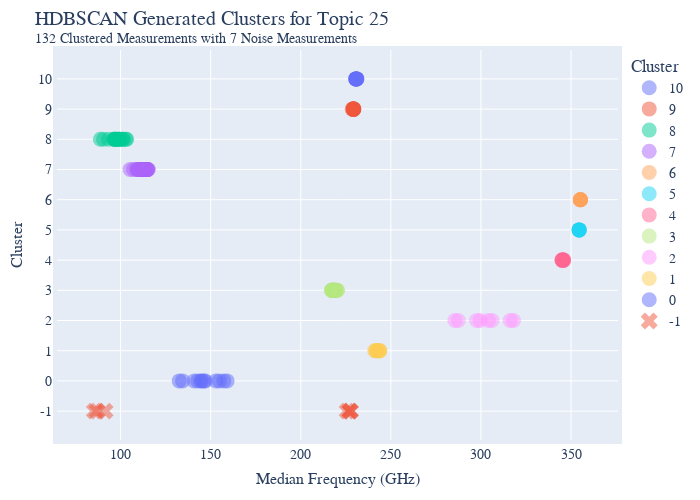

The notebook cell this image was saved under:
### Markdown cell above
Ad-hoc version of above code

### Code cell
inspect_topic = 25
inspect_topic_frame = pd.DataFrame.from_dict(dict(train_topic_freqs.loc[inspect_topic]))

hdb = HDBSCAN(min_cluster_size=5)\
    .fit(list(zip(inspect_topic_frame.med_freq)))

# Add labels to inspect_topic_frame
inspect_topic_frame['cluster_label'] = hdb.labels_
inspect_topic_frame = inspect_topic_frame.sort_values('cluster_label', ascending=False)
inspect_topic_frame.cluster_label = inspect_topic_frame.cluster_label.astype('str')

# Add noise binary column for plot symbol
inspect_topic_frame['noise'] = np.where(inspect_topic_frame.cluster_label == '-1', 1, 0)

# Cheat Some indexes to group clusters together alond index for y-axis
# This gives us a "meaningless" 2nd-dimension to an otherwise 1-D plot, but helps with visualization
# inspect_topic_frame = inspect_topic_frame.reset_index().drop('index', axis=1)
# inspect_topic_frame = inspect_topic_frame.reset_index()

# Noise and Signal
itf_noise = inspect_topic_frame.noise.sum()
itf_signal = inspect_topic_frame.shape[0] - itf_noise

# Set symbols for plot
# We set all points to be 'circle' using the px number 0, and then change noise to 'x'
symbols = list(np.zeros(np.unique(inspect_topic_frame.cluster_label).shape[0], 'int'))
symbols[-1] = 'x'

# Create plot
fig = px.scatter(inspect_topic_frame,
                 x='med_freq',
                 y='cluster_label',
                 color='cluster_label',
                 symbol='cluster_label',
                 symbol_sequence=symbols,
                 title=f"HDBSCAN Generated Clusters for Topic {inspect_topic} <br><sup>{itf_signal} Clustered Measurements with {itf_noise} Noise Measurements</sup>",
                 labels={
                     'med_freq':'Median Frequency (GHz)',
                     'index':'Index',
                     'cluster_label':'Cluster'
                 })
fig.update_traces(marker={'size': 15, 'opacity':0.5})

fig.update_layout(
    autosize=False,
    width=700,
    height=500,
    margin=dict(
        l=50,
        r=50,
        b=50,
        t=50,
        pad=4
    ),
    title_font=dict(size=20, family='Times New Roman'),  # Increase title font size
    xaxis=dict(title_font=dict(size=16,family='Times New Roman'), tickfont=dict(size=14,family='Times New Roman')),  # Increase x-axis title font size
    yaxis=dict(title_font=dict(size=16,family='Times New Roman'), tickfont=dict(size=14,family='Times New Roman')),
    legend=dict(
        font=dict(size=14,family='Times New Roman'),  # Increase legend font size
    ))

# Idea to use boxplots and points
# Create plot
# fig = px.box(inspect_topic_frame,
#                  x='med_freq',
#                  y='cluster_label',
#                  points='all',
#                  color='cluster_label',
#                  title=f"HDBSCAN Generated Clusters for Topic {inspect_topic} <br><sup>{itf_signal} Clustered Measurements with {itf_noise} Noise Measurements</sup>",
#                  labels={
#                      'med_freq':'Median Frequency (GHz)',
#                      'index':'Index',
#                      'cluster_label':'Cluster Label'
#                  })
# fig.update_traces(marker={'size': 5, 'opacity':0.5})

fig.show()

### Figure 1 — Plotly figure (JSON) as saved in the notebook; plotly's stock layout.template omitted (floating-point values rounded to 4 significant figures)
{"data": [{"hovertemplate": "Cluster=%{y}<br>Median Frequency (GHz)=%{x}<extra></extra>", "legendgroup": "10", "marker": {"color": "#636efa", "opacity": 0.5, "size": 15, "symbol": 0}, "mode": "markers", "name": "10", "orientation": "h", "showlegend": true, "type": "scatter", "x": [231.2, 230.7, 230.9, 230.8, 230.9, 230.5, 230.5, 231.1, 230.5], "xaxis": "x", "y": ["10", "10", "10", "10", "10", "10", "10", "10", "10"], "yaxis": "y"}, {"hovertemplate": "Cluster=%{y}<br>Median Frequency (GHz)=%{x}<extra></extra>", "legendgroup": "9", "marker": {"color": "#EF553B", "opacity": 0.5, "size": 15, "symbol": 0}, "mode": "markers", "name": "9", "orientation": "h", "showlegend": true, "type": "scatter", "x": [229.2, 229.1, 229.3, 229.2, 228.5, 229.3, 229.3, 229.5, 229.5, 229.1], "xaxis": "x", "y": ["9", "9", "9", "9", "9", "9", "9", "9", "9", "9"], "yaxis": "y"}, {"hovertemplate": "Cluster=%{y}<br>Median Frequency (GHz)=%{x}<extra></extra>", "legendgroup": "8", "marker": {"color": "#00cc96", "opacity": 0.5, "size": 15, "symbol": 0}, "mode": "markers", "name": "8", "orientation": "h", "showlegend": true, "type": "scatter", "x": [103.4, 100.9, 97.82, 96.58, 102.9, 101.1, 96.17, 97.03, 99.17, 98.92, 96.86, 98.55, 88.77, 90.52, 93.28, 97.17, 101.5, 99.53], "xaxis": "x", "y": ["8", "8", "8", "8", "8", "8", "8", "8", "8", "8", "8", "8", "8", "8", "8", "8", "8", "8"], "yaxis": "y"}, {"hovertemplate": "Cluster=%{y}<br>Median Frequency (GHz)=%{x}<extra></extra>", "legendgroup": "7", "marker": {"color": "#ab63fa", "opacity": 0.5, "size": 15, "symbol": 0}, "mode": "markers", "name": "7", "orientation": "h", "showlegend": true, "type": "scatter", "x": [114.7, 109.1, 113.6, 115.3, 113.6, 113.2, 113.2, 110.6, 114.7, 110.0, 112.0, 113.5, 111.7, 105.3, 111.3, 113.5, 112.1, 114.4, 109.6, 114.6, 112.4, 114.3, 109.0, 115.3, 114.9, 112.9, 113.2, 111.0, 107.2], "xaxis": "x", "y": ["7", "7", "7", "7", "7", "7", "7", "7", "7", "7", "7", "7", "7", "7", "7", "7", "7", "7", "7", "7", "7", "7", "7", "7", "7", "7", "7", "7", "7"], "yaxis": "y"}, {"hovertemplate": "Cluster=%{y}<br>Median Frequency (GHz)=%{x}<extra></extra>", "legendgroup": "6", "marker": {"color": "#FFA15A", "opacity": 0.5, "size": 15, "symbol": 0}, "mode": "markers", "name": "6", "orientation": "h", "showlegend": true, "type": "scatter", "x": [355.1, 355.1, 355.2, 355.3, 355.3, 355.1], "xaxis": "x", "y": ["6", "6", "6", "6", "6", "6"], "yaxis": "y"}, {"hovertemplate": "Cluster=%{y}<br>Median Frequency (GHz)=%{x}<extra></extra>", "legendgroup": "5", "marker": {"color": "#19d3f3", "opacity": 0.5, "size": 15, "symbol": 0}, "mode": "markers", "name": "5", "orientation": "h", "showlegend": true, "type": "scatter", "x": [354.5, 354.5, 354.5, 354.5, 354.5], "xaxis": "x", "y": ["5", "5", "5", "5", "5"], "yaxis": "y"}, {"hovertemplate": "Cluster=%{y}<br>Median Frequency (GHz)=%{x}<extra></extra>", "legendgroup": "4", "marker": {"color": "#FF6692", "opacity": 0.5, "size": 15, "symbol": 0}, "mode": "markers", "name": "4", "orientation": "h", "showlegend": true, "type": "scatter", "x": [345.8, 345.1, 345.0, 345.8, 345.1, 345.8, 345.8, 345.0], "xaxis": "x", "y": ["4", "4", "4", "4", "4", "4", "4", "4"], "yaxis": "y"}, {"hovertemplate": "Cluster=%{y}<br>Median Frequency (GHz)=%{x}<extra></extra>", "legendgroup": "3", "marker": {"color": "#B6E880", "opacity": 0.5, "size": 15, "symbol": 0}, "mode": "markers", "name": "3", "orientation": "h", "showlegend": true, "type": "scatter", "x": [218.3, 219.4, 219.4, 217.8, 217.6, 219.0, 217.4, 217.4, 217.8, 219.0, 219.6, 219.2, 217.6, 220.4, 217.1, 220.4, 219.2, 217.0, 217.1], "xaxis": "x", "y": ["3", "3", "3", "3", "3", "3", "3", "3", "3", "3", "3", "3", "3", "3", "3", "3", "3", "3", "3"], "yaxis": "y"}, {"hovertemplate": "Cluster=%{y}<br>Median Frequency (GHz)=%{x}<extra></extra>", "legendgroup": "2", "marker": {"color": "#FF97FF", "opacity": 0.5, "size": 15, "symbol": 0}, "mode": "markers", "name": "2", "orientation": "h", "showlegend": true, "type": "scatter", "x": [318.1, 299.5, 297.6, 287.4, 285.5, 316.2, 306.1, 304.1], "xaxis": "x", "y": ["2", "2", "2", "2", "2", "2", "2", "2"], "yaxis": "y"}, {"hovertemplate": "Cluster=%{y}<br>Median Frequency (GHz)=%{x}<extra></extra>", "legendgroup": "1", "marker": {"color": "#FECB52", "opacity": 0.5, "size": 15, "symbol": 0}, "mode": "markers", "name": "1", "orientation": "h", "showlegend": true, "type": "scatter", "x": [241, 243.9, 241.8, 241.8, 243.6, 241.8, 243.6, 243.7], "xaxis": "x", "y": ["1", "1", "1", "1", "1", "1", "1", "1"], "yaxis": "y"}, {"hovertemplate": "Cluster=%{y}<br>Median Frequency (GHz)=%{x}<extra></extra>", "legendgroup": "0", "marker": {"color": "#636efa", "opacity": 0.5, "size": 15, "symbol": 0}, "mode": "markers", "name": "0", "orientation": "h", "showlegend": true, "type": "scatter", "x": [132.6, 134.4, 159.1, 146.9, 144.5, 157.3, 145.1, 140.9, 142.8, 154.8, 152.9, 146.3], "xaxis": "x", "y": ["0", "0", "0", "0", "0", "0", "0", "0", "0", "0", "0", "0"], "yaxis": "y"}, {"hovertemplate": "Cluster=%{y}<br>Median Frequency (GHz)=%{x}<extra></extra>", "legendgroup": "-1", "marker": {"color": "#EF553B", "opacity": 0.5, "size": 15, "symbol": "x"}, "mode": "markers", "name": "-1", "orientation": "h", "showlegend": true, "type": "scatter", "x": [227.2, 227.5, 227.5, 87.09, 85.5, 225.8, 91.42], "xaxis": "x", "y": ["-1", "-1", "-1", "-1", "-1", "-1", "-1"], "yaxis": "y"}], "layout": {"autosize": false, "height": 500, "legend": {"font": {"family": "Times New Roman", "size": 14}, "title": {"text": "Cluster"}, "tracegroupgap": 0}, "margin": {"b": 50, "l": 50, "pad": 4, "r": 50, "t": 50}, "title": {"font": {"family": "Times New Roman", "size": 20}, "text": "HDBSCAN Generated Clusters for Topic 25 <br><sup>132 Clustered Measurements with 7 Noise Measurements</sup>"}, "width": 700, "xaxis": {"anchor": "y", "domain": [0, 1], "tickfont": {"family": "Times New Roman", "size": 14}, "title": {"font": {"family": "Times New Roman", "size": 16}, "text": "Median Frequency (GHz)"}}, "yaxis": {"anchor": "x", "categoryarray": ["-1", "0", "1", "2", "3", "4", "5", "6", "7", "8", "9", "10"], "categoryorder": "array", "domain": [0, 1], "tickfont": {"family": "Times New Roman", "size": 14}, "title": {"font": {"family": "Times New Roman", "size": 16}, "text": "Cluster"}}}}
